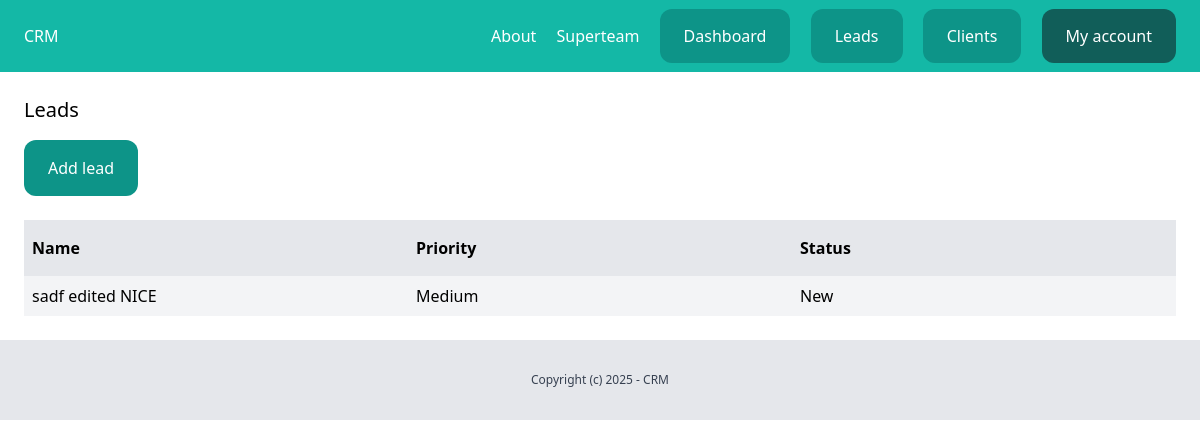
/dashboard/leads/ (signed in), run on an earlier commit of the app's database.
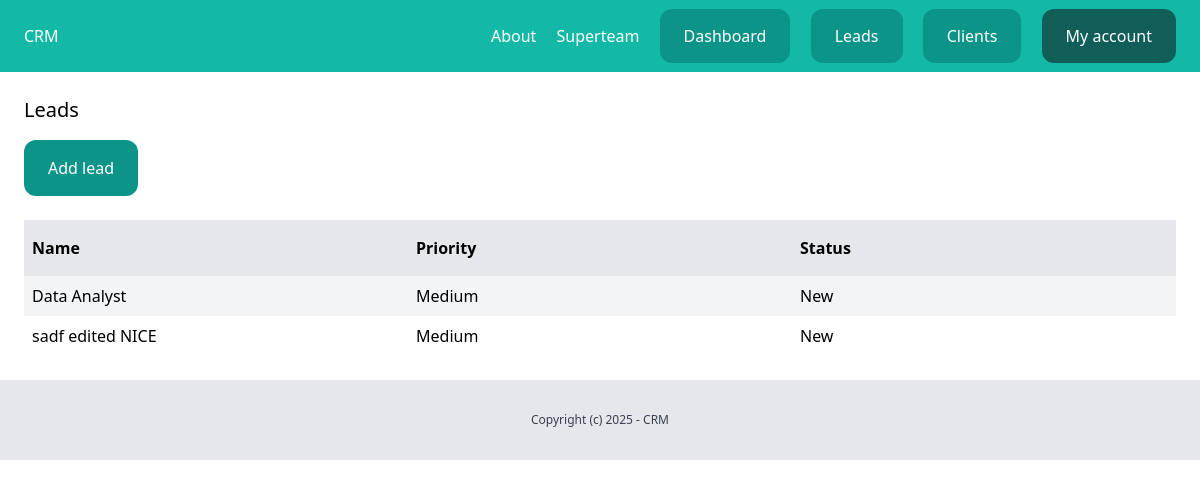
And on a later commit of the database.
### team/models.py (models this page shows, shortened)
class Team(models.Model):
    plan = models.ForeignKey(Plan, related_name='teams', blank=True, null=True, on_delete=models.CASCADE)
    name = models.CharField(max_length=100)
    members = models.ManyToManyField(User, related_name='teams')
    created_by = models.ForeignKey(User, related_name='created_teams', on_delete=models.CASCADE)
    created_at = models.DateTimeField(auto_now_add=True)

### lead/models.py (models this page shows, shortened)
class Lead(models.Model):
    LOW = 'low'
    MEDIUM = 'medium'
    HIGH = 'high'
    CHOICES_PRIORITY = (
        (LOW, 'Low'),
        (MEDIUM, 'Medium'),
        (HIGH, 'High'),
    )
    NEW = 'new'
    CONTACTED = 'contacted'
    WON = 'won'
    LOST = 'lost'
    CHOICES_STATUS = (
        (NEW, 'New'),
        (CONTACTED, 'Contacted'),
        (WON, 'Won'),
        (LOST, 'Lost'),
    )
    team = models.ForeignKey(Team, related_name='leads', on_delete=models.CASCADE)
    name = models.CharField(max_length=255)
    email = models.EmailField()
    description = models.TextField(blank=True, null=True)
    priority = models.CharField(max_length=10, choices=CHOICES_PRIORITY, default=MEDIUM)
    status = models.CharField(max_length=10, choices=CHOICES_STATUS, default=NEW)
    converted_to_client = models.BooleanField(default=False)
    created_by = models.ForeignKey(User, related_name='leads', on_delete=models.CASCADE)
    created_at = models.DateTimeField(auto_now_add=True)
    modified_at = models.DateTimeField(auto_now=True)
    class Meta:
        ordering = ('name',)

### lead/views.py (the view)
# urls.py: path('', views.LeadListView.as_view(), name='list'),
class LeadListView(LoginRequiredMixin, ListView):
    model = Lead
    def get_queryset(self):
        queryset = super(LeadListView, self).get_queryset()
        team = self.request.user.userprofile.active_team
        return queryset.filter(team=team, converted_to_client=False)

### team/context_processors.py (called while the page is built)
def active_team(request):
    if request.user.is_authenticated:
        active_team = request.user.userprofile.get_active_team()
        if not active_team:
            active_team = Team.objects.filter(created_by=request.user)[0]
    else:
        active_team = None
    return {'active_team': active_team}

### userprofile/models.py (called while the page is built)
    def get_active_team(self):
        if self.active_team:
            return self.active_team
        else:
            return Team.objects.filter(members__in=[self.user.id]).first()

### lead/templates/lead/lead_list.html (shortened to what this page needs)
{% extends 'core/base.html' %}
{% block content %}
    <div class="py-6 px-6">
        <h1 class="mb-4 text-xl">Leads</h1>
        <a href="{% url 'leads:add' %}" class="inline-block py-4 px-6 bg-teal-600 rounded-xl text-white">Add lead</a>
        {% if object_list %}
            <div class="mt-6 flex justify-between">
                <p class="py-4 px-2 bg-gray-200 font-semibold w-full">Name</p>
                <p class="py-4 px-2 bg-gray-200 font-semibold w-full">Priority</p>
                <p class="py-4 px-2 bg-gray-200 font-semibold w-full">Status</p>
            </div>
            {% for lead in object_list %}
                <div class="flex justify-between">
                    <p class="py-2 px-2 w-full {% cycle 'bg-gray-100' '' %}">
                        <a href="{% url 'leads:detail' lead.id %}">{{ lead.name }}</a>
                    </p>
                    <p class="py-2 px-2 w-full {% cycle 'bg-gray-100' '' %}">{{ lead.get_priority_display }}</p>
                    <p class="py-2 px-2 w-full {% cycle 'bg-gray-100' '' %}">{{ lead.get_status_display }}</p>
                </div>
            {% endfor %}
        {% else %}
            <p class="mt-6 px-2">There are no leads in the database yet...</p>
        {% endif %}
    </div>
{% endblock %}

### core/templates/core/base.html (shortened to what this page needs)
{% load static %}
<!doctype html>
<html>
    <head>
        <link rel="stylesheet" href="{% static 'main.min.css' %}">
    </head>
    <body>
        {% include 'core/partials/nav.html' %}
        {% block content %}
        {% endblock %}
        {% include 'core/partials/footer.html' %}
    </body>
</html>

### core/templates/core/partials/nav.html
<nav class="py-6 px-6 flex justify-between bg-teal-500">
    <a href="/" class="text-white">CRM</a>
    <div class="space-x-4">
        <a href="{% url 'about' %}" class="text-white">About</a>
        {% if request.user.is_authenticated %}
            <a href="{% url 'team:detail' active_team.id %}" class="text-white">{{ active_team.name }}</a>
            <a href="{% url 'dashboard:index' %}" class="py-4 px-6 bg-teal-600 rounded-xl text-white">Dashboard</a>
            <a href="{% url 'leads:list' %}" class="py-4 px-6 bg-teal-600 rounded-xl text-white">Leads</a>
            <a href="{% url 'clients:list' %}" class="py-4 px-6 bg-teal-600 rounded-xl text-white">Clients</a>
            <a href="{% url 'userprofile:myaccount' %}" class="py-4 px-6 bg-teal-800 rounded-xl text-white">My account</a>
        {% else %}
            <a href="{% url 'login' %}" class="py-4 px-6 bg-teal-600 rounded-xl text-white">Log in</a>
            <a href="{% url 'userprofile:signup' %}" class="py-4 px-6 bg-teal-300 rounded-xl text-white">Sign up</a>
        {% endif %}
    </div>
</nav>

### core/templates/core/partials/footer.html
<footer class="py-8 text-center bg-gray-200">
    <p class="text-xs text-gray-700">Copyright (c) 2025 - CRM</p>
</footer>

What changed in the data, as far as the page shows it:
added Lead: name "Data Analyst", priority "Medium", status "New"
